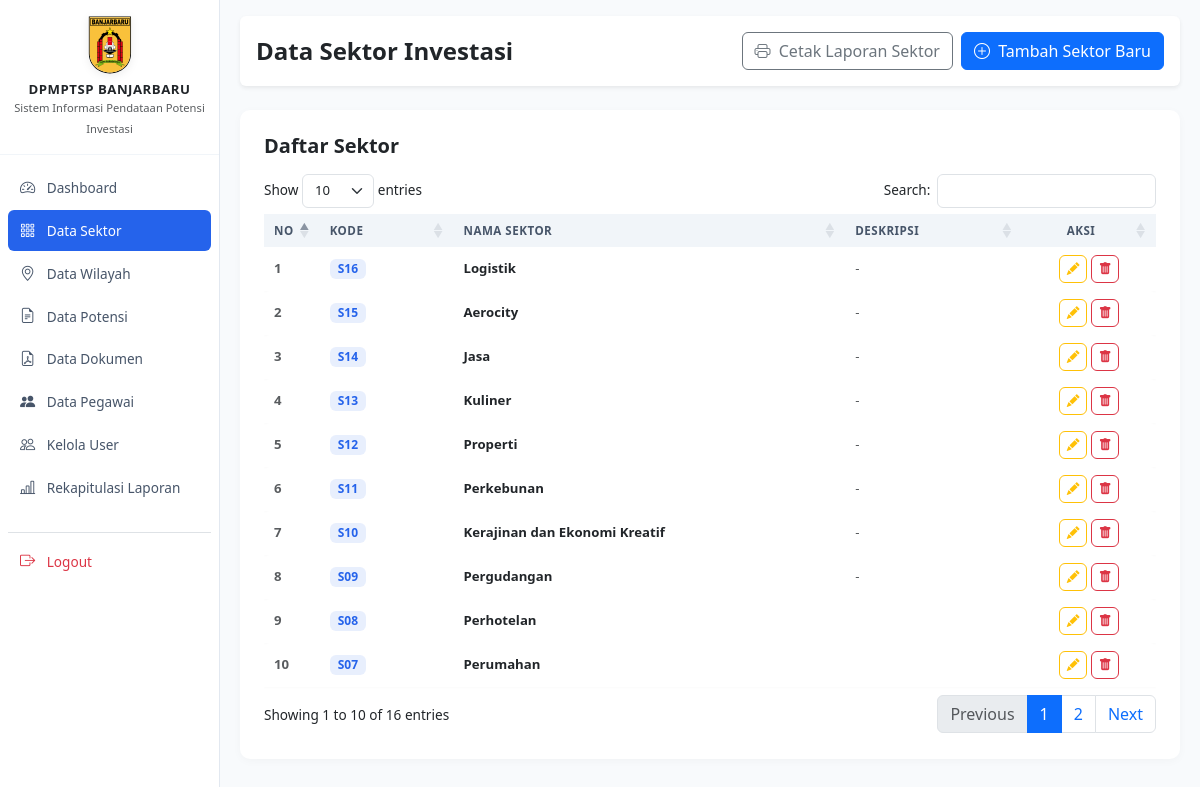
The page /admin/sektor.php (signed in) on the database as committed earlier.
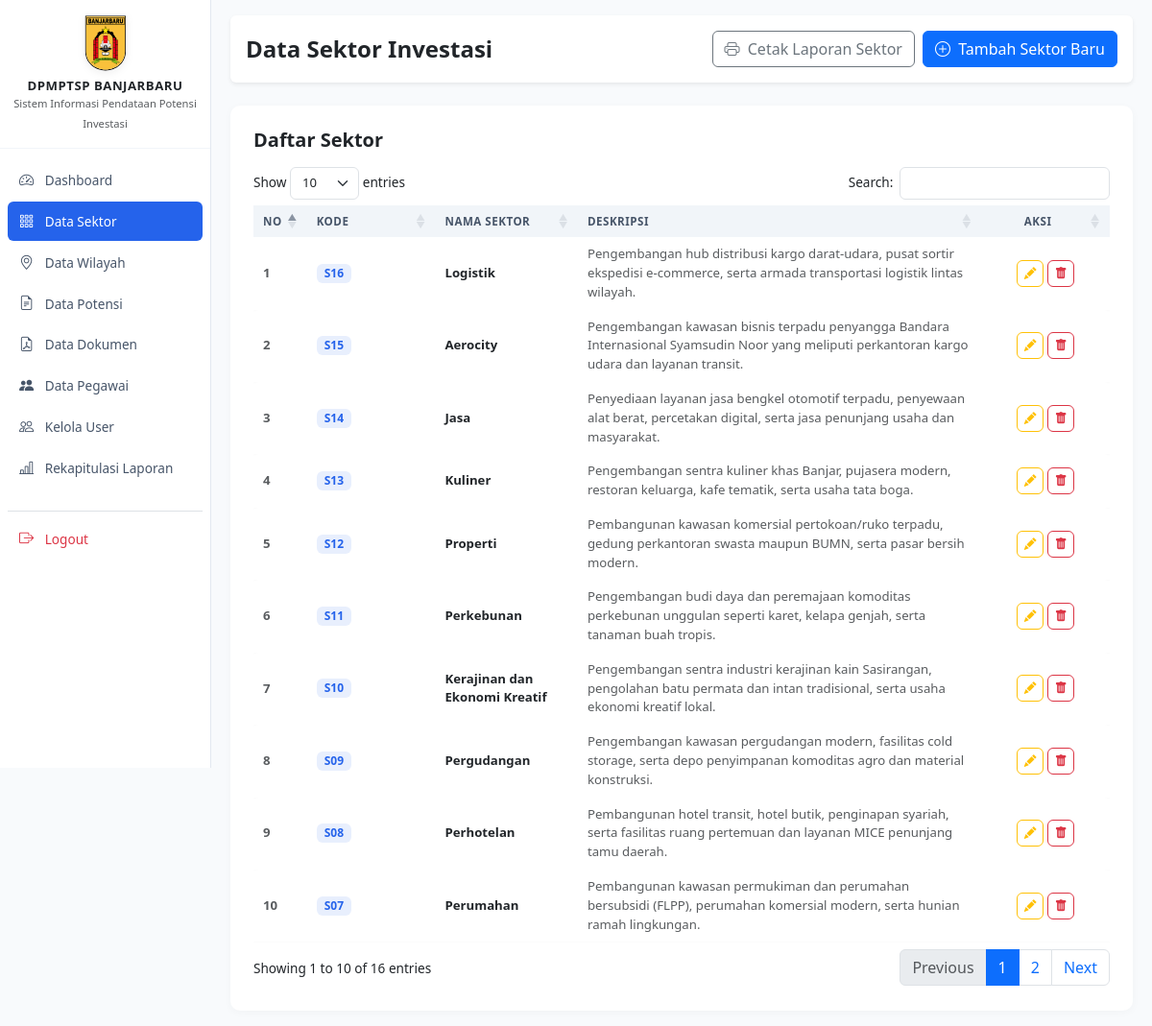
The same page on the database as committed later.
### tables this page shows
CREATE TABLE `sektor` (
  `id_sektor` int unsigned NOT NULL AUTO_INCREMENT,
  `kode_sektor` varchar(10) NOT NULL,
  `nama_sektor` varchar(150) NOT NULL,
  `deskripsi` text,
  `status` tinyint(1) NOT NULL DEFAULT '1',
  `created_at` timestamp NULL DEFAULT CURRENT_TIMESTAMP,
  `updated_at` timestamp NULL DEFAULT CURRENT_TIMESTAMP ON UPDATE CURRENT_TIMESTAMP,
  PRIMARY KEY (`id_sektor`),
  UNIQUE KEY `kode_sektor` (`kode_sektor`),
  UNIQUE KEY `nama_sektor` (`nama_sektor`)
);

### admin/sektor.php (the view, shortened to what this page needs)
<?php
require_once '../config/database.php';
$sektor = $pdo->query("SELECT * FROM sektor ORDER BY id_sektor DESC")->fetchAll();
?>
<!DOCTYPE html>
<html lang="id">
<head>
</head>
<body>
<div class="wrapper">
    <?php require_once '../includes/sidebar.php'; ?>
    <div id="content">
     <div class="d-flex justify-content-between align-items-center mb-4 bg-white p-3 rounded shadow-sm">
    <h4 class="m-0 fw-bold">Data Sektor Investasi</h4>
    <div class="d-flex gap-2">
        <a href="sektor_cetak.php" target="_blank" class="btn btn-outline-secondary">
            <i class="bi bi-printer me-1"></i> Cetak Laporan Sektor
        </a>
        <?php if ($can_edit_data): ?>
            <a href="sektor_tambah.php" class="btn btn-primary">
                <i class="bi bi-plus-circle me-1"></i> Tambah Sektor Baru
            </a>
        <?php endif; ?>
    </div>
</div>
        <div class="card card-modern p-4">
            <h5 class="fw-bold mb-3">Daftar Sektor</h5>
            <div class="table-responsive">
                <table id="tableSektor" class="table table-modern align-middle w-100">
                    <thead>
                        <tr>
                            <th width="5%">No</th>
                            <th width="15%">Kode</th>
                            <th>Nama Sektor</th>
                            <th>Deskripsi</th>
                            <?php if ($can_edit_data): ?>
                                <th class="text-center" width="15%">Aksi</th>
                            <?php endif; ?>
                        </tr>
                    </thead>
                    <tbody>
                        <?php $no=1; foreach ($sektor as $s): ?>
                        <tr>
                            <td class="fw-semibold text-muted"><?= $no++ ?></td>
                            <td><span class="badge badge-soft-primary px-2 py-1"><?= htmlspecialchars($s['kode_sektor']) ?></span></td>
                            <td class="fw-bold text-dark"><?= htmlspecialchars($s['nama_sektor']) ?></td>
                            <td class="text-muted"><?= htmlspecialchars($s['deskripsi'] ?? '-') ?></td>
                            <?php if ($can_edit_data): ?>
                            <td class="text-center">
                                <div class="d-flex gap-1 justify-content-center">
                                    <button class="btn btn-sm btn-outline-warning btn-action btn-edit"
                                            data-id="<?= $s['id_sektor'] ?>"
                                            data-kode="<?= htmlspecialchars($s['kode_sektor']) ?>"
                                            data-nama="<?= htmlspecialchars($s['nama_sektor']) ?>"
                                            data-deskripsi="<?= htmlspecialchars($s['deskripsi'] ?? '') ?>"
                                            data-bs-toggle="modal" data-bs-target="#modalEditSektor" title="Edit">
                                        <i class="bi bi-pencil-fill"></i>
                                    </button>
                                    <a href="sektor.php?action=delete&id=<?= $s['id_sektor'] ?>" class="btn btn-sm btn-outline-danger btn-action" title="Hapus">
                                        <i class="bi bi-trash-fill"></i>
                                    </a>
                                </div>
                            </td>
                            <?php endif; ?>
                        </tr>
                        <?php endforeach; ?>
                    </tbody>
                </table>
            </div>
        </div>
    </div>
</div>
</body>
</html>

Rows that differ between the two databases and show on the page:
changed sektor "Logistik": deskripsi "-" → "Pengembangan hub distribusi kargo darat-udara, pusat sortir ekspedisi e-commerce, serta armada transportasi logistik lintas wilayah."
changed sektor "Aerocity": deskripsi "-" → "Pengembangan kawasan bisnis terpadu penyangga Bandara Internasional Syamsudin Noor yang meliputi perkantoran kargo udara dan layanan transit."
changed sektor "Jasa": deskripsi "-" → "Penyediaan layanan jasa bengkel otomotif terpadu, penyewaan alat berat, percetakan digital, serta jasa penunjang usaha dan masyarakat."
changed sektor "Kuliner": deskripsi "-" → "Pengembangan sentra kuliner khas Banjar, pujasera modern, restoran keluarga, kafe tematik, serta usaha tata boga."
changed sektor "Properti": deskripsi "-" → "Pembangunan kawasan komersial pertokoan/ruko terpadu, gedung perkantoran swasta maupun BUMN, serta pasar bersih modern."
changed sektor "Perkebunan": deskripsi "-" → "Pengembangan budi daya dan peremajaan komoditas perkebunan unggulan seperti karet, kelapa genjah, serta tanaman buah tropis."
changed sektor "Kerajinan dan Ekonomi Kreatif": deskripsi "-" → "Pengembangan sentra industri kerajinan kain Sasirangan, pengolahan batu permata dan intan tradisional, serta usaha ekonomi kreatif lokal."
changed sektor "Pergudangan": deskripsi "-" → "Pengembangan kawasan pergudangan modern, fasilitas cold storage, serta depo penyimpanan komoditas agro dan material konstruksi."
changed sektor "Perhotelan": deskripsi (not shown) → "Pembangunan hotel transit, hotel butik, penginapan syariah, serta fasilitas ruang pertemuan dan layanan MICE penunjang tamu daerah."
changed sektor "Perumahan": deskripsi (not shown) → "Pembangunan kawasan permukiman dan perumahan bersubsidi (FLPP), perumahan komersial modern, serta hunian ramah lingkungan."
